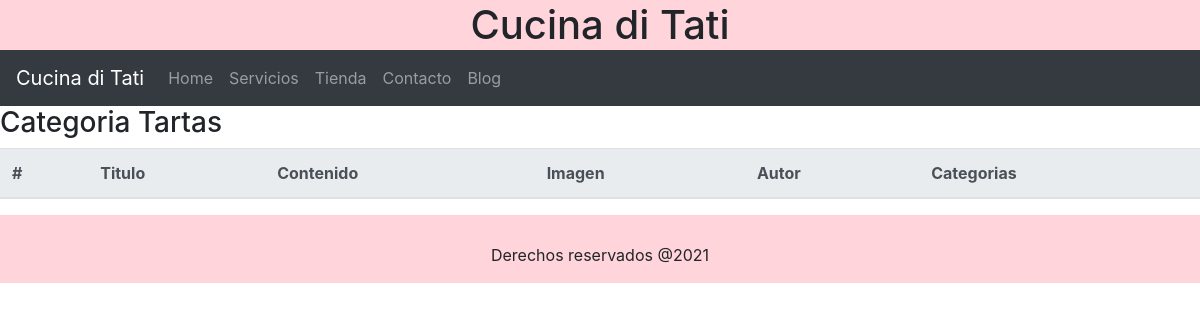
The app's page /blog/categoria/2/, older data.
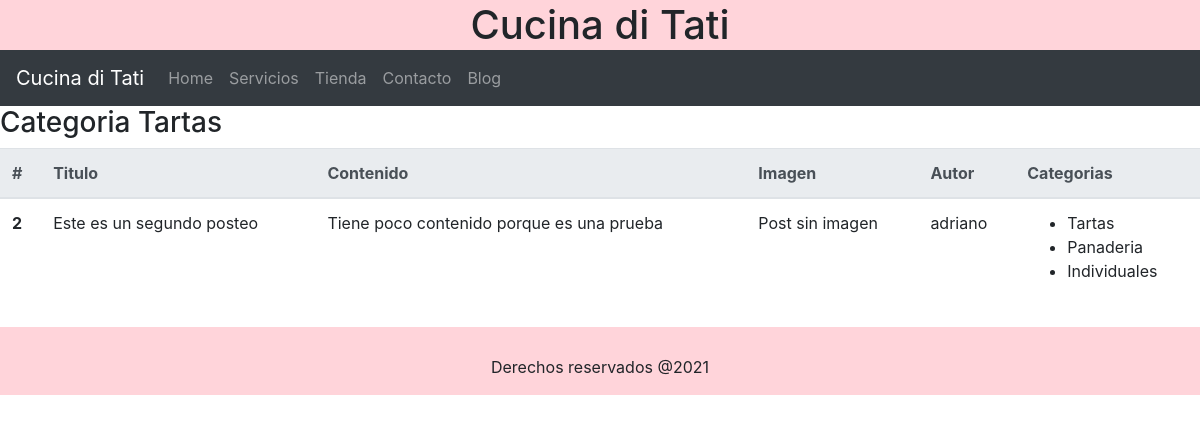
The same page, newer data.
### blog/models.py (models this page shows, shortened)
class Categoria(models.Model):
    nombre = models.CharField(max_length=50)
    created = models.DateTimeField(auto_now_add=True)
    updated = models.DateTimeField(auto_now_add=True)
    class Meta:
        verbose_name = 'categoria'
        verbose_name_plural = 'categorias'

class Post(models.Model):
    titulo = models.CharField(max_length=50)
    contenido = models.CharField(max_length=50)
    imagen = models.ImageField(upload_to='blog', null=True, blank=True)
    autor = models.ForeignKey(User, on_delete=models.CASCADE)
    categorias = models.ManyToManyField(Categoria)
    created = models.DateTimeField(auto_now_add=True)
    updated = models.DateTimeField(auto_now_add=True)
    class Meta:
        verbose_name = 'post'
        verbose_name_plural = 'posteos'

### blog/views.py (the view)
# urls.py: path('categoria/<int:categoria_id>/', views.categoria, name='categoria'),
def categoria(request, categoria_id):
    categoria = Categoria.objects.get(id=categoria_id)
    posteos = Post.objects.filter(categorias=categoria)
    return render(request, 'blog/categoria.html', {'categoria': categoria, 'posteos': posteos})

### blog/templates/blog/categoria.html
{% extends 'cucinaDiTatiApp/base.html' %}
{% load static %}
{% block content %}
<h3>Categoria {{categoria.nombre}}</h3>
<table class="table">
    <thead class="thead-light">
        <tr>
            <th scope="col">#</th>
            <th scope="col">Titulo</th>
            <th scope="col">Contenido</th>
            <th scope="col">Imagen</th>
            <th scope="col">Autor</th>
            <th scope="col">Categorias</th>
        </tr>
    </thead>
    <tbody>
        {% for post in posteos %}
        <tr>
            <th scope="row">{{post.id}}</th>
            <td>{{post.titulo}}</td>
            <td>{{post.contenido}}</td>
            <td>
                {% if not post.imagen %}
                <p>Post sin imagen</p>
                {% else %}
                <img src="{{post.imagen.url}}" alt="{{post.titulo}}">
                {% endif %}
            </td>
            <td>{{post.autor}}</td>
            <td>
                <ul>
                    {% for categoria in post.categorias.all %}
                    <li>{{categoria.nombre}}</li>
                    {% endfor %}
                </ul>
            </td>
        </tr>
        {% endfor %}
    </tbody>
</table>
{% endblock %}

Row changes from the older to the newer data that the page shows:
added Post: id "2", titulo "Este es un segundo posteo", contenido "Tiene poco contenido porque es una prueba", imagen "Post sin imagen", autor "adriano", Categoria (nombre "Tartas")
now on this page (row unchanged): Categoria: nombre "Panaderia"
now on this page (row unchanged): Categoria: nombre "Individuales"
